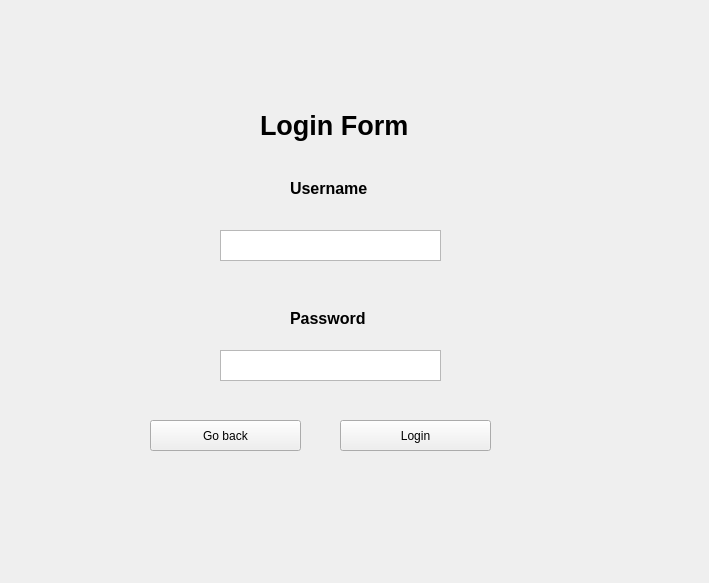
<?xml version="1.0" encoding="UTF-8"?>
<ui version="4.0">
 <class>Form</class>
 <widget class="QWidget" name="Form">
  <property name="geometry">
   <rect>
    <x>0</x>
    <y>0</y>
    <width>709</width>
    <height>583</height>
   </rect>
  </property>
  <property name="windowTitle">
   <string>Form</string>
  </property>
  <widget class="QPushButton" name="pushButton23">
   <property name="geometry">
    <rect>
     <x>150</x>
     <y>420</y>
     <width>151</width>
     <height>31</height>
    </rect>
   </property>
   <property name="text">
    <string>Go back</string>
   </property>
  </widget>
  <widget class="QTextEdit" name="usernametext">
   <property name="geometry">
    <rect>
     <x>220</x>
     <y>230</y>
     <width>221</width>
     <height>31</height>
    </rect>
   </property>
  </widget>
  <widget class="QTextEdit" name="passwordtext">
   <property name="geometry">
    <rect>
     <x>220</x>
     <y>350</y>
     <width>221</width>
     <height>31</height>
    </rect>
   </property>
  </widget>
  <widget class="QLabel" name="label">
   <property name="geometry">
    <rect>
     <x>290</x>
     <y>180</y>
     <width>91</width>
     <height>16</height>
    </rect>
   </property>
   <property name="font">
    <font>
     <pointsize>12</pointsize>
     <weight>75</weight>
     <bold>true</bold>
    </font>
   </property>
   <property name="text">
    <string>Username</string>
   </property>
  </widget>
  <widget class="QLabel" name="label_2">
   <property name="geometry">
    <rect>
     <x>290</x>
     <y>310</y>
     <width>91</width>
     <height>16</height>
    </rect>
   </property>
   <property name="font">
    <font>
     <pointsize>12</pointsize>
     <weight>75</weight>
     <bold>true</bold>
    </font>
   </property>
   <property name="text">
    <string>Password</string>
   </property>
  </widget>
  <widget class="QLabel" name="label_3">
   <property name="geometry">
    <rect>
     <x>260</x>
     <y>110</y>
     <width>171</width>
     <height>31</height>
    </rect>
   </property>
   <property name="font">
    <font>
     <pointsize>20</pointsize>
     <weight>75</weight>
     <bold>true</bold>
    </font>
   </property>
   <property name="text">
    <string>Login Form</string>
   </property>
  </widget>
  <widget class="QPushButton" name="gologin">
   <property name="geometry">
    <rect>
     <x>340</x>
     <y>420</y>
     <width>151</width>
     <height>31</height>
    </rect>
   </property>
   <property name="text">
    <string>Login</string>
   </property>
  </widget>
  <widget class="QLabel" name="label_4">
   <property name="geometry">
    <rect>
     <x>350</x>
     <y>200</y>
     <width>171</width>
     <height>31</height>
    </rect>
   </property>
   <property name="text">
    <string/>
   </property>
  </widget>
 </widget>
 <resources/>
 <connections/>
</ui>
